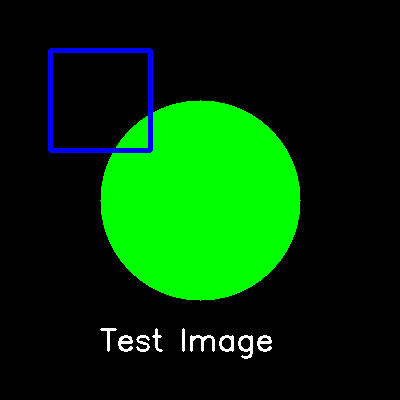
#> input picture images/test.png, 400 x 400 px
$ python -i segmentation.py   (imports and definitions only)
#> lines starting #> are read from the running program, lines starting #| are printed output that depends on the picture; after the words box and inside, x2 and y2 are one past the last pixel; in counts of white or black regions, pixels touching at a corner belong together
import cv2
import numpy as np
from typing import Tuple, List, Optional

class SegmentationProcessor:

    # [59 lines left out: functions threshold, find_contours, connected_components, filter_components, not called in this run]

    @staticmethod
    def watershed(image: np.ndarray, markers: Optional[np.ndarray] = None) -> np.ndarray:
        if markers is None:
            _, markers = cv2.threshold(image, 0, 255, cv2.THRESH_BINARY_INV + cv2.THRESH_OTSU)
            markers = cv2.connectedComponents(markers)[1]
        markers = cv2.watershed(image, markers)
        return markers

>>> import cv2
>>> picture = cv2.imread('../../images/test.png', cv2.IMREAD_GRAYSCALE)
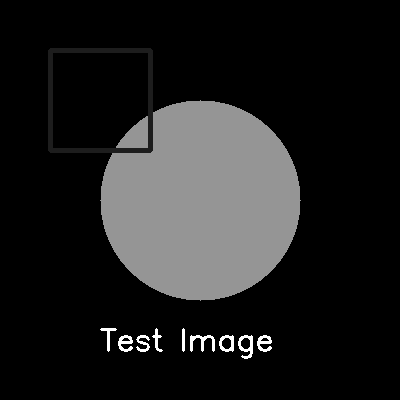
#> picture: shape (400, 400); min 0, max 255, mean 31.2
>>> result = SegmentationProcessor().watershed(picture)
#> in watershed, `_, markers = cv2.threshold(image, 0, 255, cv2.THRESH_BINARY_INV + cv2...`:
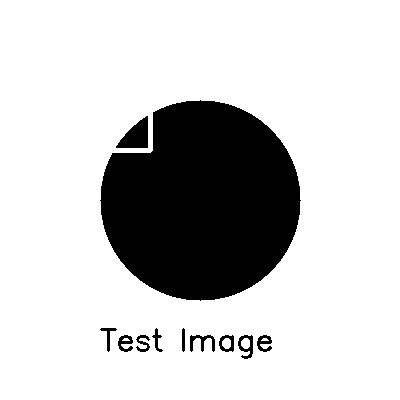
#> markers: shape (400, 400); 79.9% white; 11 black regions, largest, box (x1, y1, x2, y2) and area: (100, 100, 301, 301) 30437, (116, 116, 148, 148) 616, (190, 335, 215, 352) 187
#> in watershed, `markers = cv2.connectedComponents(markers)[1]`:
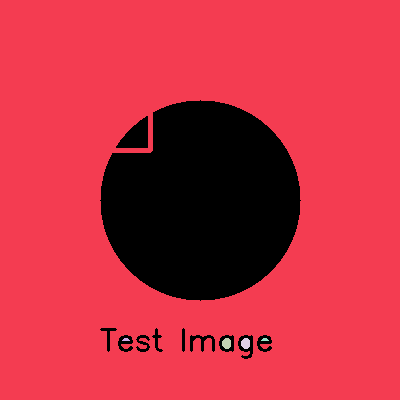
#> markers: shape (400, 400) int32; 6 distinct labels, from 0 to 5; one colour per label, 0 black
#> (the run stopped early here; a loop or call above may not have finished)
